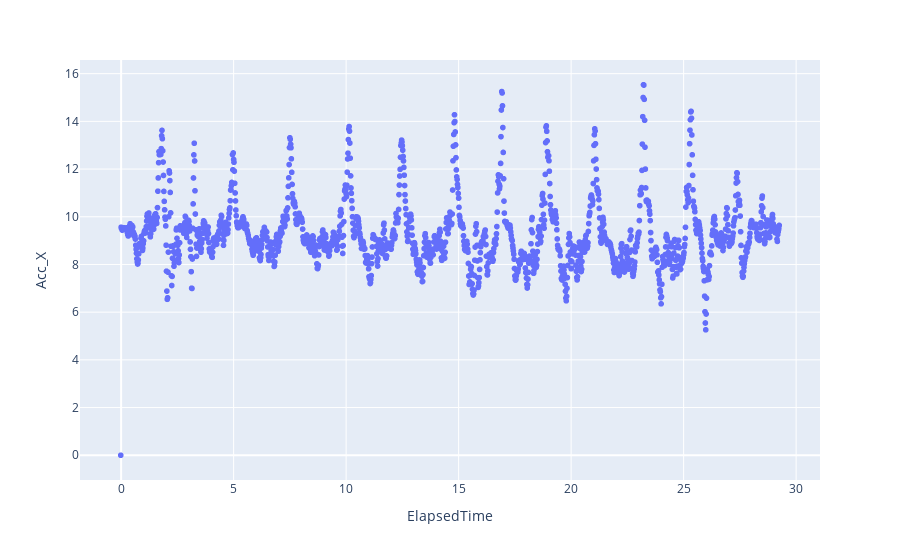

Notebook cell for this chart:
### Code cell
import plotly.express as px
px.scatter(df,x='ElapsedTime',y='Acc_X')

### Figure 1 — Plotly figure (JSON) as saved in the notebook; plotly's stock layout.template omitted (floating-point values rounded to 4 significant figures; data arrays with more than 128 entries replaced by an {"elided": "..."} marker saying what was removed)
{"data": [{"hovertemplate": "ElapsedTime=%{x}<br>Acc_X=%{y}<extra></extra>", "legendgroup": "", "marker": {"color": "#636efa", "symbol": "circle"}, "mode": "markers", "name": "", "showlegend": false, "type": "scattergl", "x": {"elided": "1757 float values"}, "xaxis": "x", "y": {"elided": "1757 float values"}, "yaxis": "y"}], "layout": {"legend": {"tracegroupgap": 0}, "margin": {"t": 60}, "xaxis": {"anchor": "y", "domain": [0, 1], "title": {"text": "ElapsedTime"}}, "yaxis": {"anchor": "x", "domain": [0, 1], "title": {"text": "Acc_X"}}}}
